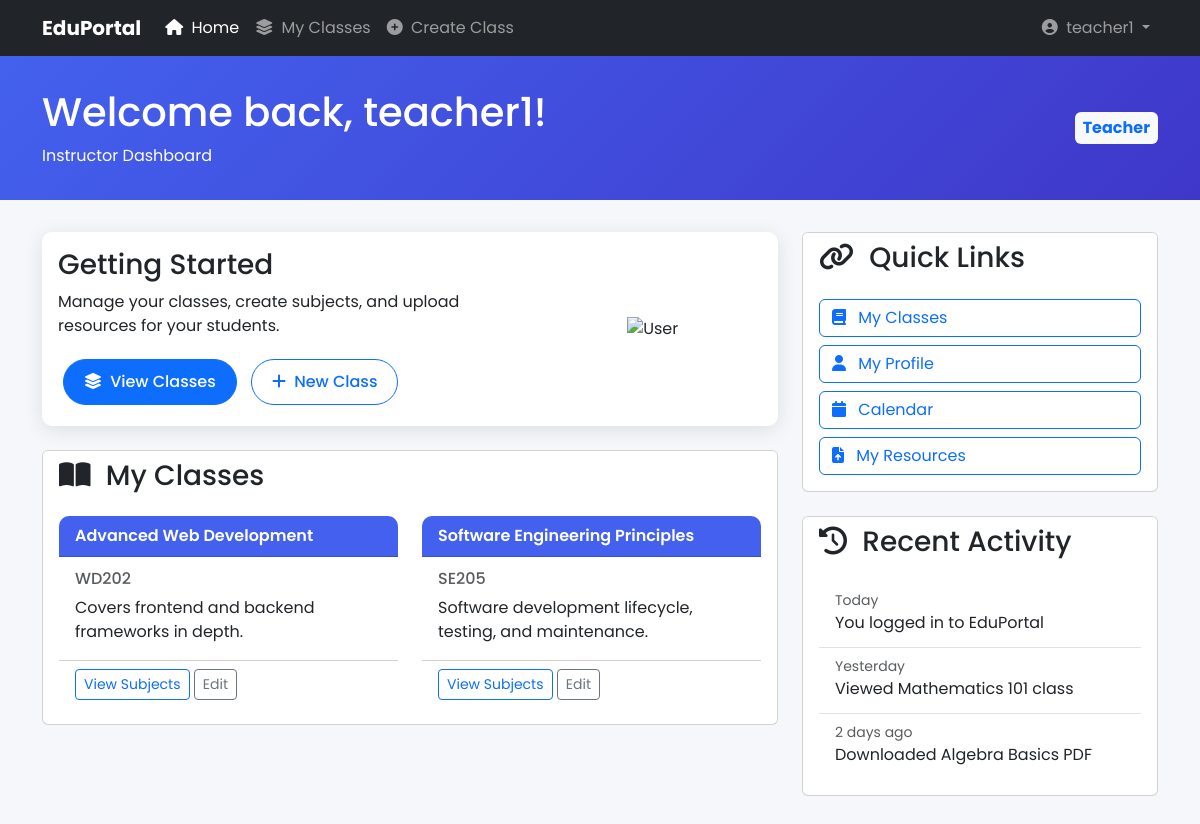
/frontend/home.php (signed in), run on the app's committed database.
### tables this page shows
CREATE TABLE IF NOT EXISTS classes (
    id INT AUTO_INCREMENT PRIMARY KEY,
    class_name VARCHAR(100) NOT NULL,
    class_code VARCHAR(20) NOT NULL UNIQUE,
    description TEXT,
    created_by INT NOT NULL,
    created_at TIMESTAMP DEFAULT CURRENT_TIMESTAMP,
    updated_at TIMESTAMP DEFAULT CURRENT_TIMESTAMP ON UPDATE CURRENT_TIMESTAMP
);

### frontend/home.php (the view, shortened to what this page needs)
<?php
require_once '../includes/db_connect.php';
$user_id = $_SESSION['user_id'];
$username = $_SESSION['username'];
$role = $_SESSION['role'];
if ($role == 'teacher' || $role == 'admin') {
    $stmt = $conn->prepare("SELECT * FROM classes WHERE created_by = ?");
    $stmt->bind_param("i", $user_id);
} else {
    $stmt = $conn->prepare("SELECT c.* FROM classes c JOIN enrollments e ON c.id = e.class_id WHERE e.user_id = ?");
    $stmt->bind_param("i", $user_id);
}
$stmt->execute();
$classes = $stmt->get_result();
?>
<!DOCTYPE html>
<html lang="en">
<head>
    <link href="https://cdn.jsdelivr.net/npm/bootstrap@5.3.0/dist/css/bootstrap.min.css" rel="stylesheet">
    <link rel="stylesheet" href="https://cdnjs.cloudflare.com/ajax/libs/font-awesome/6.4.0/css/all.min.css">
</head>
<body>
    <nav class="navbar navbar-expand-lg navbar-dark bg-dark">
        <div class="container">
            <a class="navbar-brand fw-bold" href="home.php">EduPortal</a>
            <div class="collapse navbar-collapse" id="navbarNav">
                <ul class="navbar-nav me-auto">
                    <li class="nav-item">
                        <a class="nav-link active" href="home.php"><i class="fas fa-home me-1"></i> Home</a>
                    </li>
                    <li class="nav-item">
                        <a class="nav-link" href="classes.php"><i class="fas fa-layer-group me-1"></i> My Classes</a>
                    </li>
                    <?php if ($role == 'teacher' || $role == 'admin'): ?>
                        <li class="nav-item">
                            <a class="nav-link" href="create_class.php"><i class="fas fa-plus-circle me-1"></i> Create Class</a>
                        </li>
                    <?php endif; ?>
                </ul>
                <ul class="navbar-nav">
                    <li class="nav-item dropdown">
                        <a class="nav-link dropdown-toggle" href="#" id="userDropdown" role="button" data-bs-toggle="dropdown">
                            <i class="fas fa-user-circle me-1"></i> <?= htmlspecialchars($username) ?>
                        </a>
                    </li>
                </ul>
            </div>
        </div>
    </nav>
    <div class="dashboard-header">
        <div class="container">
            <div class="row align-items-center">
                <div class="col-md-8">
                    <h1>Welcome back, <?= htmlspecialchars($username) ?>!</h1>
                    <p class="mb-0"><?=
                        $role == 'admin' ? 'Administrator Dashboard' :
                        ($role == 'teacher' ? 'Instructor Dashboard' : 'Student Dashboard')
                    ?></p>
                </div>
                <div class="col-md-4 text-md-end">
                    <span class="badge bg-light text-primary fs-6 p-2"><?= ucfirst($role) ?></span>
                </div>
            </div>
        </div>
    </div>
    <div class="container mb-5">
        <div class="row">
            <div class="col-lg-8">
                <div class="card welcome-card mb-4">
                    <div class="card-body">
                        <div class="row align-items-center">
                            <div class="col-md-8">
                                <h3 class="card-title">Getting Started</h3>
                                <p class="card-text">
                                    <?php if ($role == 'student'): ?>
                                        Browse your classes, access materials, and track your progress.
                                    <?php elseif ($role == 'teacher'): ?>
                                        Manage your classes, create subjects, and upload resources for your students.
                                    <?php else: ?>
                                        Oversee the entire platform, manage users, and create announcements.
                                    <?php endif; ?>
                                </p>
                                <div class="quick-actions">
                                    <a href="classes.php" class="btn btn-primary">
                                        <i class="fas fa-layer-group me-1"></i> View Classes
                                    </a>
                                    <?php if ($role == 'teacher' || $role == 'admin'): ?>
                                        <a href="create_class.php" class="btn btn-outline-primary">
                                            <i class="fas fa-plus me-1"></i> New Class
                                        </a>
                                    <?php endif; ?>
                                </div>
                            </div>
                            <div class="col-md-4 text-center d-none d-md-block">
                                <img src="https://cdn-icons-png.flaticon.com/512/3135/3135715.png" alt="User" style="height: 120px;">
                            </div>
                        </div>
                    </div>
                </div>
                <div class="card mb-4">
                    <div class="card-header bg-white border-bottom-0">
                        <h3 class="mb-0"><i class="fas fa-book-open me-2"></i> My Classes</h3>
                    </div>
                    <div class="card-body">
                        <?php if ($classes->num_rows > 0): ?>
                            <div class="row row-cols-1 row-cols-md-2 g-4">
                                <?php while ($class = $classes->fetch_assoc()): ?>
                                    <div class="col">
                                        <div class="card class-card h-100">
                                            <div class="card-header">
                                                <?= htmlspecialchars($class['class_name']) ?>
                                            </div>
                                         <div class="card-body">
                                         <h6 class="card-subtitle mb-2 text-muted"><?= $class['class_code'] ?></h6>
                                         <p class="card-text"><?= nl2br(htmlspecialchars(substr($class['description'], 0, 100) . (strlen($class['description']) > 100 ? '...' : ''))) ?></p>
                                         </div>
                                            <div class="card-footer bg-white">
                                                <a href="subjects.php?class_id=<?= $class['id'] ?>" class="btn btn-sm btn-outline-primary">
                                                    View Subjects
                                                </a>
                                                <?php if ($role == 'teacher' || $role == 'admin'): ?>
                                                    <a href="edit_class.php?id=<?= $class['id'] ?>" class="btn btn-sm btn-outline-secondary">
                                                        Edit
                                                    </a>
                                                <?php endif; ?>
                                            </div>
                                        </div>
                                    </div>
                                <?php endwhile; ?>
                            </div>
                        <?php endif; ?>
                    </div>
                </div>
            </div>
            <div class="col-lg-4">
                <div class="card mb-4">
                    <div class="card-header bg-white border-bottom-0">
                        <h3 class="mb-0"><i class="fas fa-link me-2"></i> Quick Links</h3>
                    </div>
                    <div class="card-body">
                        <div class="d-grid gap-2">
                            <a href="classes.php" class="btn btn-outline-primary text-start">
                                <i class="fas fa-book me-2"></i> My Classes
                            </a>
                            <a href="profile.php" class="btn btn-outline-primary text-start">
                                <i class="fas fa-user me-2"></i> My Profile
                            </a>
                            <a href="calendar.php" class="btn btn-outline-primary text-start">
                                <i class="fas fa-calendar me-2"></i> Calendar
                            </a>
                            <?php if ($role == 'teacher' || $role == 'admin'): ?>
                                <a href="resources.php" class="btn btn-outline-primary text-start">
                                    <i class="fas fa-file-upload me-2"></i> My Resources
                                </a>
                            <?php endif; ?>
                        </div>
                    </div>
                </div>
                <div class="card">
                    <div class="card-header bg-white border-bottom-0">
                        <h3 class="mb-0"><i class="fas fa-history me-2"></i> Recent Activity</h3>
                    </div>
                    <div class="card-body">
                        <div class="list-group list-group-flush">
                            <a href="#" class="list-group-item list-group-item-action">
                                <div class="d-flex w-100 justify-content-between">
                                    <small class="text-muted">Today</small>
                                </div>
                                <p class="mb-1">You logged in to EduPortal</p>
                            </a>
                            <a href="#" class="list-group-item list-group-item-action">
                                <div class="d-flex w-100 justify-content-between">
                                    <small class="text-muted">Yesterday</small>
                                </div>
                                <p class="mb-1">Viewed Mathematics 101 class</p>
                            </a>
                            <a href="#" class="list-group-item list-group-item-action">
                                <div class="d-flex w-100 justify-content-between">
                                    <small class="text-muted">2 days ago</small>
                                </div>
                                <p class="mb-1">Downloaded Algebra Basics PDF</p>
                            </a>
                        </div>
                    </div>
                </div>
            </div>
        </div>
    </div>
</body>
</html>

### frontend/home.php (style rules this page uses)
:root { --primary-color: #4361ee; --secondary-color: #3f37c9; --accent-color: #4cc9f0; --dark-color: #1a1a2e; --light-color: #f8f9fa; }
body { font-family: 'Poppins', sans-serif; background-color: #f5f7fa; }
.dashboard-header { background: linear-gradient(135deg, var(--primary-color), var(--secondary-color)); color: white; padding: 2rem 0; margin-bottom: 2rem; }
.welcome-card { border-radius: 10px; box-shadow: 0 4px 20px rgba(0,0,0,0.1); border: none; }
.class-card { transition: transform 0.3s ease, box-shadow 0.3s ease; border-radius: 10px; overflow: hidden; border: none; }
.class-card .card-header { background-color: var(--primary-color); color: white; font-weight: 600; }
.quick-actions .btn { border-radius: 50px; padding: 10px 20px; margin: 5px; font-weight: 500; }

### data on the page
classes: class_name "Advanced Web Development", class_code "WD202", description "Covers frontend and backend frameworks in depth."
classes: class_name "Software Engineering Principles", class_code "SE205", description "Software development lifecycle, testing, and maintenance."

### other printed values
$username "teacher1"
$role "Teacher"
